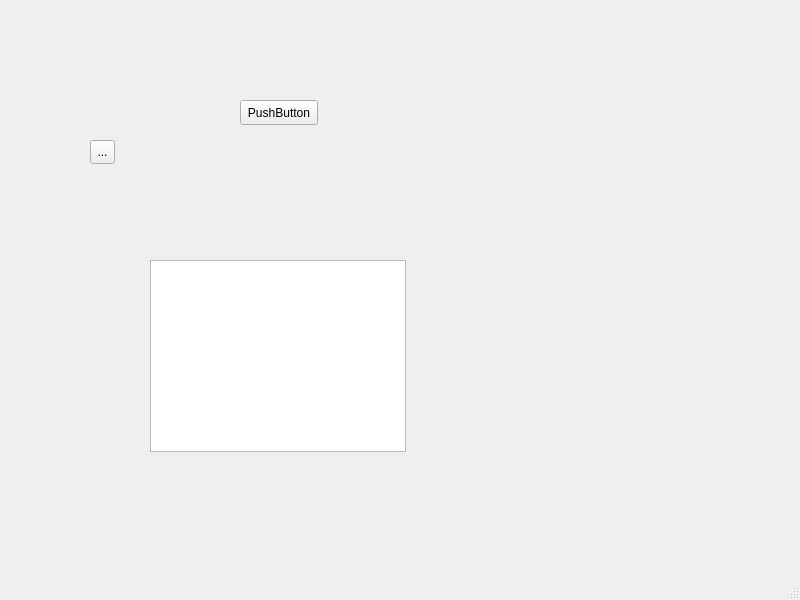
<?xml version="1.0" encoding="UTF-8"?>
<ui version="4.0">
 <class>NewWindowClass</class>
 <widget class="QMainWindow" name="NewWindowClass">
  <property name="geometry">
   <rect>
    <x>0</x>
    <y>0</y>
    <width>800</width>
    <height>600</height>
   </rect>
  </property>
  <property name="windowTitle">
   <string>MainWindow</string>
  </property>
  <widget class="QWidget" name="centralwidget">
   <widget class="QPushButton" name="pushButton">
    <property name="geometry">
     <rect>
      <x>240</x>
      <y>100</y>
      <width>78</width>
      <height>25</height>
     </rect>
    </property>
    <property name="text">
     <string>PushButton</string>
    </property>
   </widget>
   <widget class="QToolButton" name="toolButton">
    <property name="geometry">
     <rect>
      <x>90</x>
      <y>140</y>
      <width>25</width>
      <height>24</height>
     </rect>
    </property>
    <property name="text">
     <string>...</string>
    </property>
   </widget>
   <widget class="QTableView" name="tableView">
    <property name="geometry">
     <rect>
      <x>150</x>
      <y>260</y>
      <width>256</width>
      <height>192</height>
     </rect>
    </property>
   </widget>
  </widget>
  <widget class="QMenuBar" name="menubar">
   <property name="geometry">
    <rect>
     <x>0</x>
     <y>0</y>
     <width>800</width>
     <height>25</height>
    </rect>
   </property>
  </widget>
  <widget class="QStatusBar" name="statusbar"/>
 </widget>
 <resources/>
 <connections/>
</ui>
